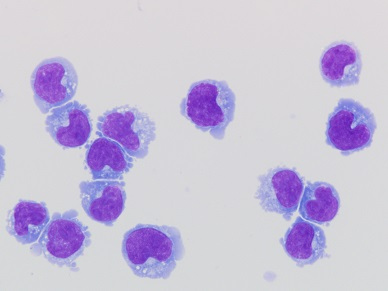
#> input picture OpenCV/img/count.jpg, 388 x 291 px, found by its file name
$ python '3.物体计数.py'
#> lines starting #> are read from the running program, lines starting #| are printed output that depends on the picture; after the words box and inside, x2 and y2 are one past the last pixel; in counts of white or black regions, pixels touching at a corner belong together
import cv2

img = cv2.imread("count.jpg",1)
#> img is the input picture: shape (291, 388, 3); mean B, G, R 216.6, 192.6, 200.5

gray = cv2.cvtColor(img,cv2.COLOR_BGR2GRAY)
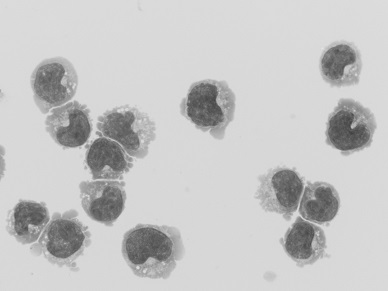
#> gray: shape (291, 388); min 64, max 229, mean 197.7
ret,binary  = cv2.threshold(gray,150,225,cv2.THRESH_BINARY_INV)
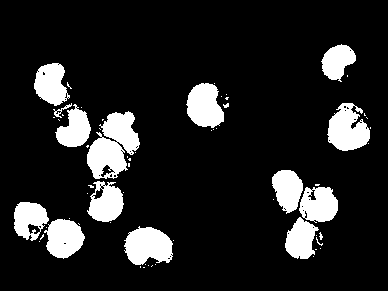
#> binary: shape (291, 388); values 0 (black) and 225 (white), 13.6% white; 63 white regions (48 under 20 px), largest, box (x1, y1, x2, y2) and area: (87, 111, 140, 179) 2182, (124, 226, 173, 265) 1408, (327, 103, 370, 151) 1404
kernel = cv2.getStructuringElement(cv2.MORPH_ELLIPSE,(5,5))

erosion = cv2.erode(binary,kernel,iterations=4)
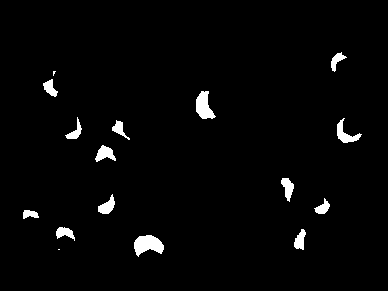
#> erosion: shape (291, 388); values 0 (black) and 225 (white), 2.4% white; 16 white regions (2 under 20 px), largest, box (x1, y1, x2, y2) and area: (134, 235, 164, 257) 429, (196, 91, 216, 119) 347, (337, 118, 362, 143) 237
dilation = cv2.dilate(erosion,kernel,iterations=3)
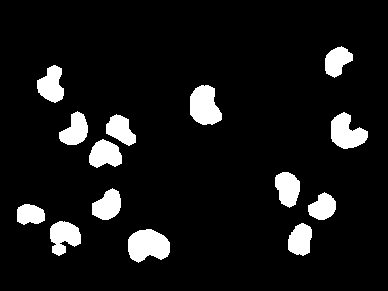
#> dilation: shape (291, 388); values 0 (black) and 225 (white), 8.6% white; 14 white regions
gaussian = cv2.GaussianBlur(dilation,(3,3),0)
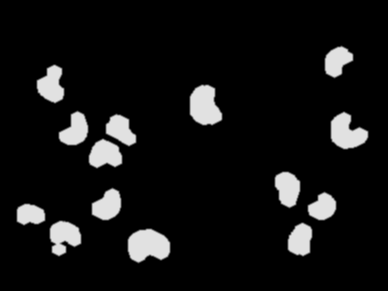
#> gaussian: shape (291, 388); min 0, max 225, mean 19.4

contours,hirearchy = cv2.findContours(gaussian,cv2.RETR_TREE,cv2.CHAIN_APPROX_SIMPLE)
#> contours = 15 contours, 1 with area under 20; largest, box (x1, y1, x2, y2) and area: (127, 228, 171, 264) 1172, (189, 84, 223, 126) 1056, (330, 111, 369, 150) 974, (49, 220, 82, 257) 848, (88, 138, 123, 169) 778; hirearchy = 15 rows, first 6: [1, -1, -1, -1], [2, 0, -1, -1], [4, 1, 3, -1], [-1, -1, -1, 2], [5, 2, -1, -1], [6, 4, -1, -1]
contoursOK = []
for i in contours:
    if cv2.contourArea(i)>30:
        contoursOK.append(i)
#> this loop made 15 passes
#> after the loop, contoursOK = 14 contours; largest, box (x1, y1, x2, y2) and area: (127, 228, 171, 264) 1172, (189, 84, 223, 126) 1056, (330, 111, 369, 150) 974, (49, 220, 82, 257) 848, (88, 138, 123, 169) 778

draw = cv2.drawContours(img,contoursOK,-1,(0,255,0),1)

for i,j in zip(contoursOK,range(len(contoursOK))):
    M = cv2.moments(i)
    cX = int(M["m10"]/M["m00"])
    cY = int(M["m01"]/M["m00"])
    cv2.putText(draw,str(j),(cX,cY),cv2.FONT_HERSHEY_PLAIN,1.5,(0,0,255),2)
#> this loop made 14 passes
#> (cX, cY) on passes 1 to 12: (147, 245), (299, 239), (63, 236), (29, 214), (322, 206), (107, 204), (287, 188), (104, 154), (120, 129), (346, 132), (74, 129), (204, 105)
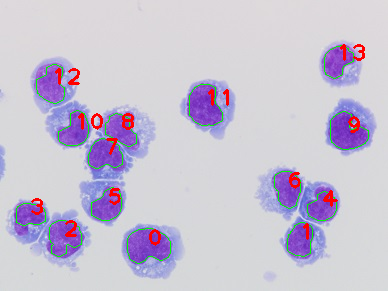
#> draw: shape (291, 388, 3); mean B, G, R 211.3, 193.1, 200.4
cv2.imshow("draw",draw)
cv2.imshow("gaussian",gaussian)

cv2.waitKey()
cv2.destroyAllWindows()
